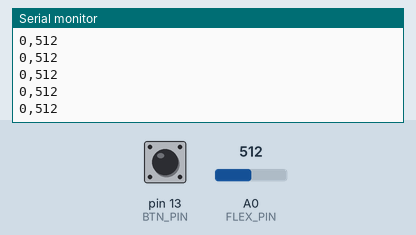
This sketch was run on a simulated Arduino Uno, built with avr-gcc and run on an emulated ATmega328P. Parts: the last lines printed to the serial monitor. The test bench sets the inputs (shaded band); at power-on: A0 (FLEX_PIN) = 512, pin 13 (BTN_PIN) LOW.

Above: at 1.2 s.
1.3 s: A0 (FLEX_PIN) set to 0
At 2.0 s:
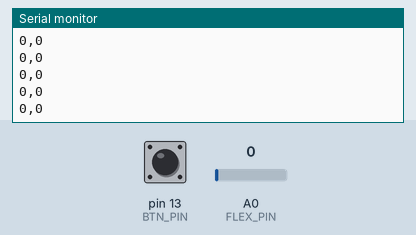
4.3 s: A0 (FLEX_PIN) set to 122
At 4.9 s:
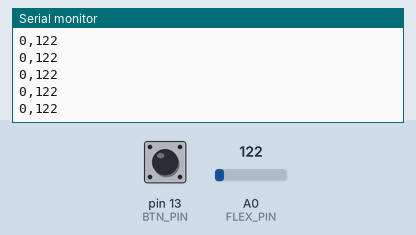
7.3 s: pin 13 (BTN_PIN) pulled HIGH for 0.15 s
Timing chart, 0 to 10.3 s (numbered marks = the images above; inputs shaded):
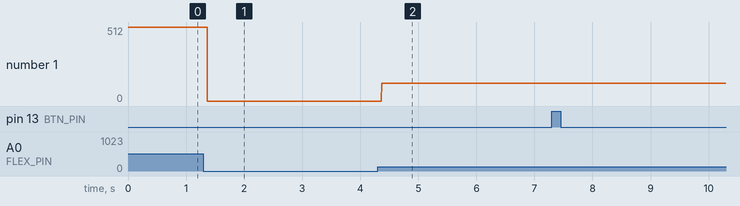

Measured:
- after the input at 1.3 s, the serial monitor: prints a new line after 0.07 s (image 1)
- after the input at 4.3 s, the serial monitor: prints a new line after 0.07 s (image 2)
- plotted number 1: 0 → 122 after the input at 4.3 s

The sketch:

arduinonina.ino
```cpp
#define BTN_PIN 13  //识别
#define FLEX_PIN A0


void setup() {
  // put your setup code here, to run once:
  //pinMode(LED_PIN, OUTPUT);  //代码输出
  pinMode(BTN_PIN, INPUT);
  pinMode(FLEX_PIN, INPUT);

  Serial.begin(9600);
}

void loop() {

  // put your main code here, to run repeatedly:
  // digitalWrite(LED_PIN,HIGH);
  // delay(1000);
  // digitalWrite(LED_PIN,LOW);
  // delay(1000);
  //float value = analogRead(POT_PIN);
 // Serial.println(value);

 Serial.print(digitalRead(BTN_PIN));
 Serial.print(',');
 Serial.println(analogRead(FLEX_PIN));

}
```
